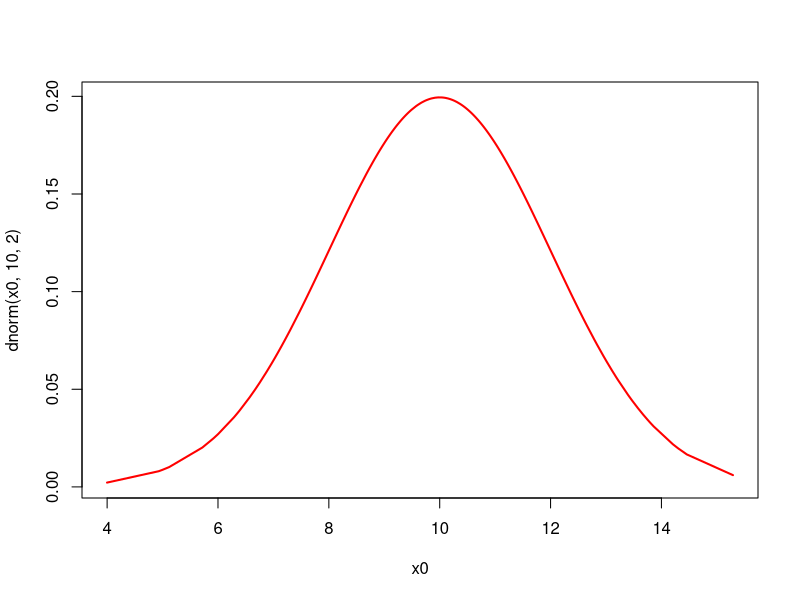

Write the R code that produced this figure. (Note: this script raises an error after producing the figure.)
## ---- chunk 1
options(htmltools.dir.version = FALSE)
knitr::opts_chunk$set(echo = FALSE, 
                      comment = '',
                      message = FALSE,
                      warning = FALSE)
## ---- chunk 2
knitr::include_graphics('https://i.giphy.com/media/v1.Y2lkPTc5MGI3NjExOW00NnhudTBhbTNqcnRxNHljYTg0M3M3emZtYXhpdW5uZThueDBudiZlcD12MV9pbnRlcm5hbF9naWZfYnlfaWQmY3Q9Zw/CXlLGiModdBneYJzYu/giphy.gif')
## ---- chunk 3
set.seed(4102024)
x <- rnorm(300,10,2)
#hist(x, main='',probability = TRUE)
x0 <- sort(x)
plot(x0,dnorm(x0,10,2),lwd=2,col='red',
     type='l')
## ---- chunk 4
knitr::include_graphics('figuras/IC_coeficiente.jpg')
## ---- chunk 5
knitr::include_graphics('https://i.giphy.com/media/v1.Y2lkPTc5MGI3NjExcml5OWt3Z3RrMGlic2d4eGd2Z3I5ZzkzZWExNWIwd2thN2xmdDBjbCZlcD12MV9pbnRlcm5hbF9naWZfYnlfaWQmY3Q9Zw/10aADbYxnJlc9q/giphy.gif')
## ---- chunk 6
knitr::include_graphics('https://i.giphy.com/media/v1.Y2lkPTc5MGI3NjExMjYzZGE3aTFzajN6c2x5ZmFkYXFxYXZsOWxnYjhnZjAyMGphY2k3NyZlcD12MV9pbnRlcm5hbF9naWZfYnlfaWQmY3Q9Zw/UxTZDNv0Zej4s/giphy.gif')
## ---- chunk 7
knitr::include_graphics('https://media.giphy.com/media/v1.Y2lkPTc5MGI3NjExNGtnMWU3MWZzaXJ0bHk0d2RjcHBkM2ZzN2U2N251eXNwdzU5OHZoMCZlcD12MV9pbnRlcm5hbF9naWZfYnlfaWQmY3Q9cw/QrpVwPDGmJEIvHwKEc/giphy.gif')
## ---- chunk 8
set.seed(4102024)
x <- rnorm(300,10,2)
#hist(x, main='',probability = TRUE)
x0 <- sort(x)
plot(x0,dnorm(x0,10,2),lwd=2,col='red',
     type='l')
## ---- chunk 9
knitr::include_graphics('https://media.giphy.com/media/v1.Y2lkPTc5MGI3NjExeG9wa2p5emoxZm1kYW5kajBqNDc2eTQ2Znk3MWozemZ3cmF0ejk0dCZlcD12MV9pbnRlcm5hbF9naWZfYnlfaWQmY3Q9Zw/Lk5BzpifzeI3KYm7n0/giphy.gif')
## ---- chunk 10
knitr::include_graphics('https://media.giphy.com/media/v1.Y2lkPTc5MGI3NjExd3kyaDV4emNka2d4aHBncjRoODU2aGtpM2JrbjlkMnYzM3hicXBmeCZlcD12MV9pbnRlcm5hbF9naWZfYnlfaWQmY3Q9cw/IUy76glp8Bnu1MFMZs/giphy.gif')
## ---- chunk 11
knitr::include_graphics('https://media.giphy.com/media/v1.Y2lkPTc5MGI3NjExd21icjI0dnNkN3Njd2VuaGZ5NmRncXR3bTNpMmJxajN1c2VwbjI2dCZlcD12MV9pbnRlcm5hbF9naWZfYnlfaWQmY3Q9cw/pwZCIhxJpVyicimiol/giphy.gif')
## ---- chunk 12
knitr::include_graphics('https://media.giphy.com/media/v1.Y2lkPTc5MGI3NjExd21icjI0dnNkN3Njd2VuaGZ5NmRncXR3bTNpMmJxajN1c2VwbjI2dCZlcD12MV9pbnRlcm5hbF9naWZfYnlfaWQmY3Q9cw/pwZCIhxJpVyicimiol/giphy.gif')
## ---- chunk 13
knitr::include_graphics('https://media.giphy.com/media/v1.Y2lkPTc5MGI3NjExb3hhcHltczh6d3AyeTV2aDBtcGY4ZTk5YnFuZWwzNnppcjY2andqciZlcD12MV9pbnRlcm5hbF9naWZfYnlfaWQmY3Q9Zw/3ogwFLfszugeOnEXja/giphy.gif')
## ---- chunk 14
knitr::include_graphics('https://media.giphy.com/media/v1.Y2lkPTc5MGI3NjExd21icjI0dnNkN3Njd2VuaGZ5NmRncXR3bTNpMmJxajN1c2VwbjI2dCZlcD12MV9pbnRlcm5hbF9naWZfYnlfaWQmY3Q9cw/pwZCIhxJpVyicimiol/giphy.gif')
## ---- chunk 15
knitr::include_graphics('https://media.giphy.com/media/v1.Y2lkPTc5MGI3NjExd21icjI0dnNkN3Njd2VuaGZ5NmRncXR3bTNpMmJxajN1c2VwbjI2dCZlcD12MV9pbnRlcm5hbF9naWZfYnlfaWQmY3Q9cw/pwZCIhxJpVyicimiol/giphy.gif')
